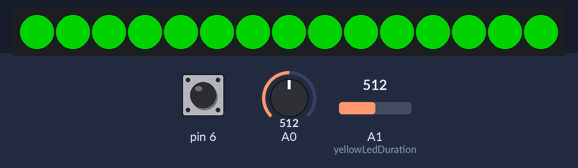
A sketch run on a simulated Arduino Uno, built with avr-gcc and run on an emulated ATmega328P. Shown: 15 RGB LEDs in strip order, left to right. The test bench sets the inputs (shaded band); at power-on: A1 (yellowLedDuration) = 512, A0 = 512, pin 6 HIGH. Dim RGB values are drawn brighter than linear.

Above: at 4.2 s.
4.3 s: A1 (yellowLedDuration) set to 573
5.8 s: A1 (yellowLedDuration) set to 602
At 6.7 s:
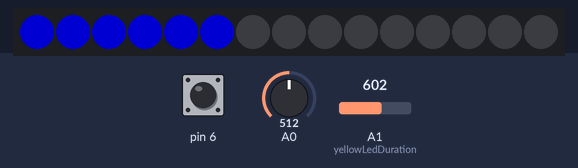
8.8 s: A0 set to 1023
At 10.0 s:
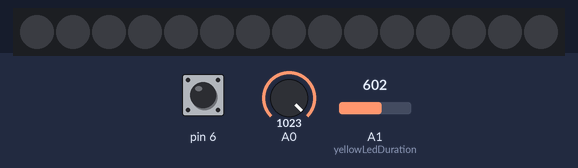
10.3 s: A0 set to 900
At 11.3 s:
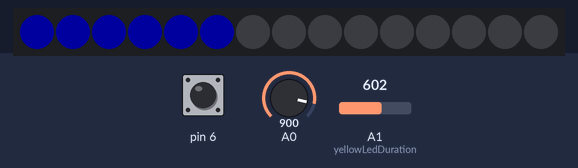
11.8 s: A1 (yellowLedDuration) set to 531
14.8 s: A1 (yellowLedDuration) set to 505
At 15.9 s:
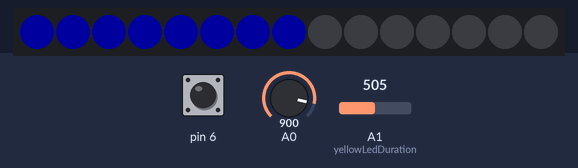
Timing chart, 0 to 17.8 s (numbered marks = the images above; inputs shaded):
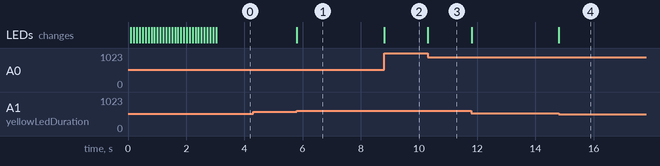

Measured:
- the behaviour switches between 587 and 588 on A1 (yellowLedDuration) (found by bisection; images 0 and 1)
- after the input at 4.3 s, every drawn part: stays the same
- after the input at 5.8 s, the LEDs: change at once (image 1)
- after the input at 8.8 s, the LEDs: change at once (image 2)
- after the input at 10.3 s, the LEDs: change at once (image 3)
- after the input at 14.8 s, the LEDs: change at once (image 4)

The sketch:

ZL_engrave_laser_extensions.ino
```cpp
// ZiKE Labs engravement laser extensions
// Version: 0.6v 2019-12-13
// By Rafał Mlicki

// Liberies:
#include <NeoPixelBus.h>

// Constants:
const int NUMBER_OF_LEDS = 15;
const int LED_PIN = 8;
const int TIME_RESOLUTION = 30;

// Variables:
NeoPixelBus<NeoGrbFeature, Neo800KbpsMethod> ledStrip(NUMBER_OF_LEDS, LED_PIN);
int mode = 0;
int yellowLedDuration = 0;
int tmpTime1 = 0;
int tmpTime2 = 0;

// Main program setup
void setup() {

    pinMode(6, INPUT_PULLUP);

    yellowLedDuration=yellowLedDurationRead();
    ledStrip.Begin();
    ledStrip.Show();
    ledStripInitialization();

}

// Main program loop
void loop() {

    if (yellowLedDurationRead()<(yellowLedDuration-TIME_RESOLUTION) || yellowLedDurationRead()>(yellowLedDuration+TIME_RESOLUTION))
    {
      mode=3;
      tmpTime2=stime();
    }

    switch (mode) {
      case 0:
      ledStripGreen();
      if (digitalRead(6)==LOW) {
        mode=1;
      }
      break;

      case 1:
      ledStripRed();
      if (digitalRead(6)==HIGH) {
        mode=2;
        tmpTime1 = stime();
      }
      break;

      case 2:
      ledStripYellow();
      if (digitalRead(6)==LOW) {
        mode=1;
      }
      if ((tmpTime1+yellowLedDuration)<stime()) {
        mode=0;
      }
      break;

      case 3:
      yellowLedDuration=(yellowLedDurationRead()/TIME_RESOLUTION)*TIME_RESOLUTION;
      ledStripBlackOut();
      for (int i=0;i*30<yellowLedDuration;i++) {
        ledStrip.SetPixelColor(i, RgbColor(0, 0, ledBrightnessRead()));
      }
      ledStrip.Show();
      if (tmpTime2+15<=stime()) {
        mode=0;
      }

      break;
    }
}

// Led strip off
void ledStripBlackOut() {
  for (uint8_t i=0;i<NUMBER_OF_LEDS;i++) {
    ledStrip.SetPixelColor(i, RgbColor(0, 0, 0));
  }
  ledStrip.Show();
}

// Led strip green
void ledStripGreen() {
  for (uint8_t i=0;i<NUMBER_OF_LEDS;i++) {
    ledStrip.SetPixelColor(i, RgbColor(0, ledBrightnessRead(), 0));
  }
  ledStrip.Show();
}

// Led strip red
void ledStripRed() {
  for (uint8_t i=0;i<NUMBER_OF_LEDS;i++) {
    ledStrip.SetPixelColor(i, RgbColor(ledBrightnessRead(), 0, 0));
  }
  ledStrip.Show();
}

// Led strip yellow
void ledStripYellow() {
  for (uint8_t i=0;i<NUMBER_OF_LEDS;i++) {
    ledStrip.SetPixelColor(i, RgbColor(ledBrightnessRead(), ledBrightnessRead(), 0));
  }
  ledStrip.Show();
}

// Led strip initialize animation
void ledStripInitialization() {
  for (uint8_t i=0;i<NUMBER_OF_LEDS;i++) {
    ledStrip.SetPixelColor(i, RgbColor(0, ledBrightnessRead(), ledBrightnessRead()));
    ledStrip.Show();
    delay(100);
  }
  for (uint8_t i=0;i<NUMBER_OF_LEDS;i++) {
    ledStrip.SetPixelColor(i, RgbColor(0, 0, 0));
    ledStrip.Show();
    delay(100);
  }
}

// Return brightness potentiometer value
int ledBrightnessRead() {
  int sensor=analogRead(A0);
  return map(sensor, 0, 1023, 254, 0);
}

// Return yellowLedDuration potentiometer value
int yellowLedDurationRead() {
  int sensor=analogRead(A1);
  return map(sensor, 0, 1023, 450, 30);
}

// Return time in seconds
int stime() {
  return millis()/1000;
}
```
